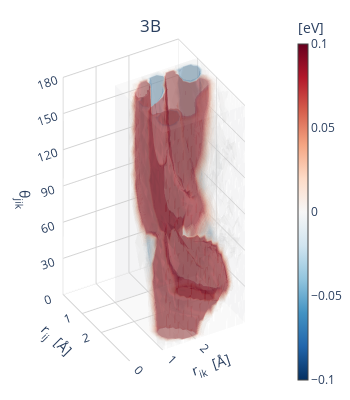

Notebook cell for this chart:
### Code cell
tbp = plotting3d.ThreeBodyPlotter(model, ("W", "W", "W"))
tbp.sample_uniformly(20)
tbp.plot_uniform(val_limit=0.1)

### Figure 1 — Plotly figure (JSON) as saved in the notebook; plotly's stock layout.template omitted (floating-point values rounded to 4 significant figures; data arrays with more than 128 entries replaced by an {"elided": "..."} marker saying what was removed)
{"data": [{"colorbar": {"thickness": 10, "title": {"side": "top", "text": "[eV]"}, "x": 1, "xpad": 0}, "colorscale": [[0, "rgb(5,48,97)"], [0.1, "rgb(33,102,172)"], [0.2, "rgb(67,147,195)"], [0.3, "rgb(146,197,222)"], [0.4, "rgb(209,229,240)"], [0.5, "rgb(247,247,247)"], [0.6, "rgb(253,219,199)"], [0.7, "rgb(244,165,130)"], [0.8, "rgb(214,96,77)"], [0.9, "rgb(178,24,43)"], [1, "rgb(103,0,31)"]], "hoverinfo": "skip", "isomax": 0.1, "isomin": -0.1, "opacity": 0.1, "opacityscale": [[-0.1, 1], [-0.05, 0.03125], [0, 0], [0.05, 0.03125], [0.1, 1]], "surface": {"count": 21}, "type": "volume", "value": {"elided": "8000 float values"}, "x": {"elided": "8000 float values"}, "y": {"elided": "8000 float values"}, "z": {"elided": "8000 float values"}}], "layout": {"height": 400, "margin": {"b": 10, "l": 10, "r": 20, "t": 10}, "scene": {"aspectmode": "manual", "aspectratio": {"x": 0.7, "y": 0.7, "z": 1.4}, "camera": {"center": {"x": 0, "y": 0, "z": 0}, "eye": {"x": 2.815, "y": -1.625, "z": 2.3}, "projection": {"type": "orthographic"}, "up": {"x": 0, "y": 0, "z": 0.2}}, "xaxis": {"backgroundcolor": "rgba(0, 0, 0,0)", "gridcolor": "lightgray", "range": [0, 3.5], "showbackground": true, "tickvals": [0, 1, 2], "title": {"text": "r<sub>ij</sub>  [Å]"}}, "yaxis": {"backgroundcolor": "rgba(0, 0, 0,0)", "gridcolor": "lightgray", "range": [0, 3.5], "showbackground": true, "tickvals": [0, 1, 2], "title": {"text": "r<sub>ik</sub>  [Å]"}}, "zaxis": {"backgroundcolor": "rgba(0, 0, 0,0)", "gridcolor": "lightgray", "range": [0, 180], "showbackground": true, "tickvals": [30, 60, 90, 120, 150, 180], "title": {"text": "θ<sub>jik</sub>"}}}, "title": {"text": "3B", "x": 0.43, "xanchor": "center", "y": 0.95, "yanchor": "top"}, "width": 350}}
